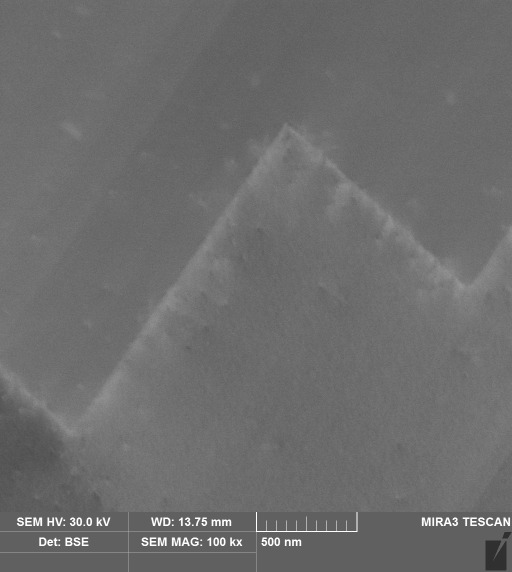
#> input picture Img09-3.tif, 1024 x 1144 px, given in place of edges_2.png, which was not available (shown at 1/2 size)
$ python hough_ex.py
#> lines starting #> are read from the running program, lines starting #| are printed output that depends on the picture; pictures that were not available may be replaced by others from this repository, and a replacement may not be noted
from skimage.transform import (hough_line, hough_line_peaks,
                               probabilistic_hough_line)
from skimage.feature import canny
from skimage import data
from skimage import io
import numpy as np
import matplotlib.pyplot as plt


edges = io.imread("edges_2.png")
#> edges is the input picture: shape (1144, 1024) uint16; min 12336, max 65535, mean 27928.4
img06_2 = io.imread("img06-2.tif")
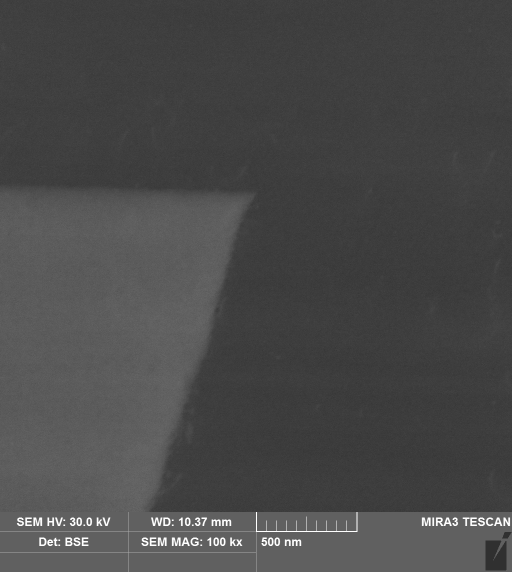
#> input picture Img06-2.tif, 1024 x 1144 px, found by its file name (shown at 1/2 size)
#> img06_2 is the input picture: shape (1144, 1024) uint16; min 12336, max 65535, mean 18868.7
h, theta, d = hough_line(edges)
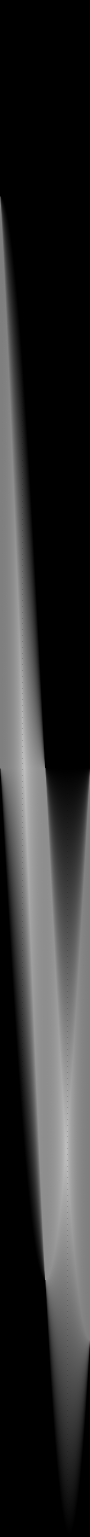
#> h: shape (3073, 180) uint64 (shown at 1/2 size); min 0, max 2048, mean 381.2; drawn with min black and max white
#> theta = 180 values from -1.57 to 1.55; d = 3073 values from -1536 to 1536

plt.imshow(img06_2, cmap=plt.cm.gray)
rows, cols = edges.shape
#> rows = 1144; cols = 1024
for _, angle, dist in zip(*hough_line_peaks(h, theta, d)):
    y0 = (dist - 0 * np.cos(angle)) / np.sin(angle)
    y1 = (dist - cols * np.cos(angle)) / np.sin(angle)
    plt.plot((0, cols), (y0, y1), '-r')
#> this loop made 144 passes
#> (angle, dist, y0, y1) on passes 1 to 12: (0.785, 808, 1142.7, 118.7), (0.785, 798, 1128.5, 104.5), (0.785, 788, 1114.4, 90.4), (0.785, 776, 1097.4, 73.43), (0.785, 764, 1080.5, 56.46), (0.785, 754, 1066.3, 42.32), (0.785, 742, 1049.3, 25.35), (0.785, 730, 1032.4, 8.38), (-0.785, -1, 1.41, 1025.4), (-0.785, -11, 15.56, 1039.6), (-0.785, -21, 29.7, 1053.7), (-0.785, -33, 46.67, 1070.7)

plt.show()
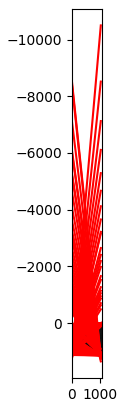
#> figure drawn by matplotlib, 1 panel
